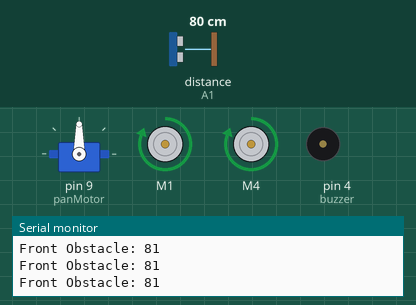
The sketch below on a simulated Arduino Uno, built with avr-gcc and run on an emulated ATmega328P. On the bench: servo, 2 × DC motor (green arrow = forward, orange = backward, longer = faster), buzzer (waves = sounding, pin HIGH), the last lines printed to the serial monitor. Inputs (shaded band) come from the test bench; at power-on: distance to the obstacle (sensor on A1) 80 cm. The echo pulse lasts 58.3 µs per cm; random numbers use the default seed unless the sketch sets one; pins used as bus, display or sensor lines are not drawn.

Above: at 1.2 s.
1.3 s: distance to the obstacle (sensor on A1) set to 34 cm
2.8 s: distance to the obstacle (sensor on A1) set to 27 cm
At 5.2 s:
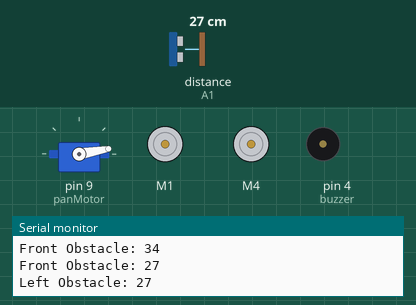
At 5.7 s:
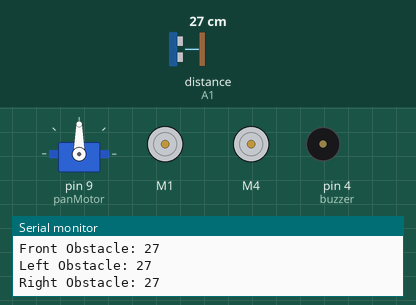
5.8 s: distance to the obstacle (sensor on A1) set to 35 cm
7.6 s: distance to the obstacle (sensor on A1) set to 2 cm
At 8.6 s:
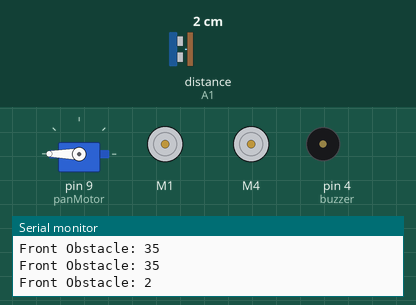
10.6 s: distance to the obstacle (sensor on A1) set to 60 cm
Timing chart, 0 to 13.6 s (numbered marks = the images above; inputs shaded):
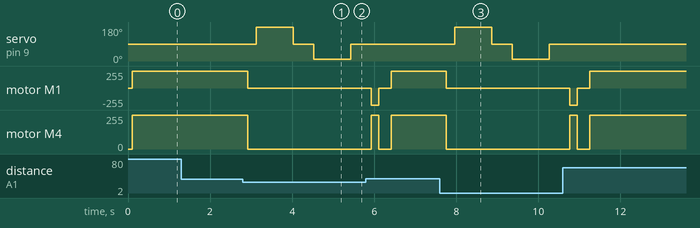

The sketch:

oar.ino
```cpp
#include <Servo.h>
#include <NewPing.h>
#include <AFMotor.h>  // Include the AFMotor library for motor control

#define TRIGGER_PIN A0  // Use A0 as trigger pin on the ultrasonic sensor.
#define ECHO_PIN A1     // Use A1 as echo pin on the ultrasonic sensor.
#define MAX_DISTANCE 200 // Maximum distance we want to ping for

int lt = 1;
int buzzer = 4;

Servo panMotor;  // create servo object to control a servo
NewPing sonar(TRIGGER_PIN, ECHO_PIN, MAX_DISTANCE); // NewPing setup of pins and maximum distance.

AF_DCMotor motor1(1);  // Motor 1 (connected to M1 port of the motor shield)
AF_DCMotor motor2(4);  // Motor 2 (connected to M4 port of the motor shield)

void setup() {
  Serial.begin(9600);

  // Set the buzzer pin as output
  pinMode(lt, OUTPUT);
  pinMode(buzzer, OUTPUT);
  digitalWrite(lt, HIGH);

  panMotor.attach(9); // Attach servo motor to pin 9
  panMotor.write(90); // Set servo to center position
}

int obstacleFront, obstacleLeft, obstacleRight;
long randNumber;

void loop() {
  obstacleFront = HCSR04();
  Serial.print("Front Obstacle: ");
  Serial.println(obstacleFront);

  if (obstacleFront <= 30) {  // Obstacle detected in front
    moverStop();
    beep();
    delay(200);

    randNumber = random(100);

    // Randomize the direction of scanning (left or right first)
    if (randNumber % 2 == 0) {
      // Scan Right First
      panMotor.write(10); // Move servo to the right
      delay(500);
      obstacleRight = HCSR04();
      delay(300);
      Serial.print("Right Obstacle: ");
      Serial.println(obstacleRight);

      panMotor.write(90); // Move back to center
      delay(500);

      // Scan Left
      panMotor.write(180); // Move servo to the left
      delay(500);
      obstacleLeft = HCSR04();
      delay(300);
      Serial.print("Left Obstacle: ");
      Serial.println(obstacleLeft);

      panMotor.write(90); // Move back to center
      delay(500);
    } else {
      // Scan Left First
      panMotor.write(180); // Move servo to the left
      delay(500);
      obstacleLeft = HCSR04();
      delay(300);
      Serial.print("Left Obstacle: ");
      Serial.println(obstacleLeft);

      panMotor.write(90); // Move back to center
      delay(500);

      // Scan Right
      panMotor.write(10); // Move servo to the right
      delay(500);
      obstacleRight = HCSR04();
      delay(300);
      Serial.print("Right Obstacle: ");
      Serial.println(obstacleRight);

      panMotor.write(90); // Move back to center
      delay(500);
    }

    // Decision making based on the readings
    if (obstacleLeft >= obstacleRight) {
      Serial.println("Turn Left");
      moverLeft();
      delay(180);

      moverStop();
      beep();
      delay(200);
    } else {
      Serial.println("Turn Right");
      moverRight();
      delay(180);

      moverStop();
      beep();
      delay(200);
    }
  } else {
    // Move forward if no obstacle is detected
    moverRun();
  }
}

void beep() {
  digitalWrite(buzzer, HIGH);
  delay(5);
  digitalWrite(buzzer, LOW);
}

int HCSR04() {
  unsigned int time = sonar.ping(); // Send out a ping and store the time it took for it to come back
  int distance = time / US_ROUNDTRIP_CM; // Convert that time into a distance
  if (distance == 0 || distance == 5) {
    distance = 100; // Set the distance to max if no ping was received
  }

  delay(100);

  return distance;
}

void moverRun() {
  // Move forward
  motor1.setSpeed(255);  // Set speed for motor 1
  motor2.setSpeed(255);  // Set speed for motor 2
  motor1.run(FORWARD);   // Run motor 1 forward
  motor2.run(FORWARD);   // Run motor 2 forward
}

void moverLeft() {
  // Turn Left
  motor1.setSpeed(255);  // Set speed for motor 1
  motor2.setSpeed(255);  // Set speed for motor 2
  motor1.run(BACKWARD);  // Run motor 1 backward
  motor2.run(FORWARD);   // Run motor 2 forward
}

void moverRight() {
  // Turn Right
  motor1.setSpeed(255);  // Set speed for motor 1
  motor2.setSpeed(255);  // Set speed for motor 2
  motor1.run(FORWARD);   // Run motor 1 forward
  motor2.run(BACKWARD);  // Run motor 2 backward
}

void moverStop() {
  // Stop all motors
  motor1.run(RELEASE);
  motor2.run(RELEASE);
}
```

Measured:
- the behaviour switches between 31 and 30 cm on distance to the obstacle (sensor on A1) (found by bisection; images 0 and 1)
- after the input at 2.8 s, servo on pin 9 (panMotor): 90° → 180° after 0.32 s, → 90° 0.90 s later, → 10° 0.50 s later, → 90° 0.90 s later; motor M1, motor M4: forward 255/255 → stopped after 0.12 s
- after the input at 7.6 s, servo on pin 9 (panMotor): 90° → 180° after 0.36 s, → 90° 0.90 s later, → 10° 0.50 s later, → 90° 0.90 s later; motor M1, motor M4: forward 255/255 → stopped after 0.16 s
